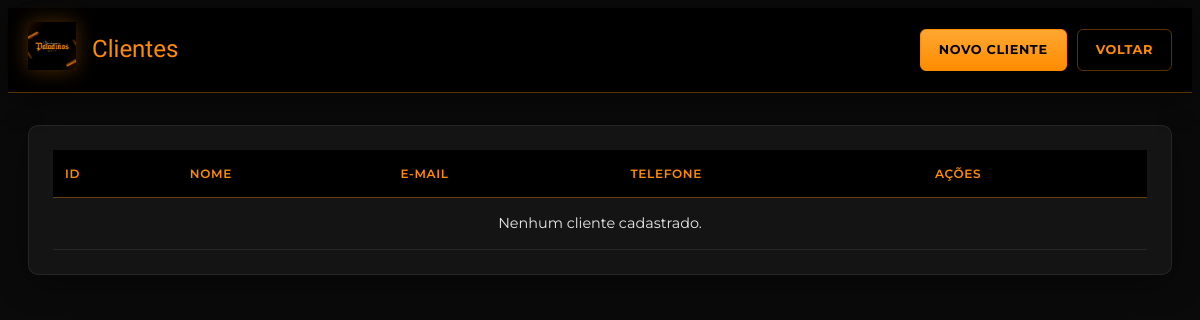
The page /admin/cliente/listar-cadastros.php on the database as committed earlier.
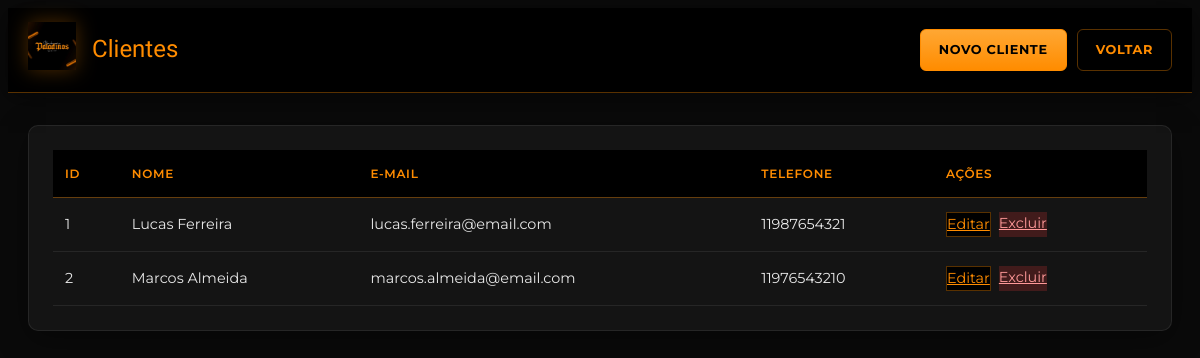
The same page on the database as committed later.
### tables this page shows
CREATE TABLE `usuarios` (
  `id` int(11) NOT NULL,
  `cliente` varchar(100) NOT NULL,
  `email` varchar(100) NOT NULL,
  `telefone` varchar(20) NOT NULL
);

### includes/site.php (called while the page is built, shortened)
<?php
    function urlBase(): string
    {
        $base = rtrim(str_replace('\\', '/', dirname($_SERVER['SCRIPT_NAME'] ?? '')), '/');
        return $base === '' ? '' : $base;
    }
    function urlAsset(string $path): string
    {
        return urlBase() . '/' . ltrim($path, '/');
    }

### admin/cliente/listar-cadastros.php (the view)
<?php
    require_once(__DIR__ . "/../conectaMYSQL.php");
?>
<!DOCTYPE html>
<html lang="pt-BR">
<head>
<?php
require_once dirname(__DIR__, 2) . '/includes/admin/bootstrap.php';
adminHead('Clientes');
?>
</head>
<body class="admin-body">
<?php
adminTopBar('Clientes', array (
  0 =>
  array (
    'url' => '?query=admin/cliente/cadastro-cliente',
    'label' => 'Novo cliente',
    'class' => 'admin-btn-primary',
  ),
  1 =>
  array (
    'url' => '?query=admin/cliente/painel-admin-cliente',
    'label' => 'Voltar',
    'class' => 'admin-btn-secondary',
  ),
));
adminPageOpen();
?>
    <div class="table-container">
        <table>
            <thead>
                <tr>
                    <th>ID</th>
                    <th>Nome</th>
                    <th>E-mail</th>
                    <th>Telefone</th>
                    <th>Ações</th>
                </tr>
            </thead>
            <tbody>
        <?php
            $sql = "SELECT * FROM usuarios";
            $resultado = mysqli_query($connect, $sql);
            if(mysqli_num_rows($resultado) > 0) {
                while($dados = mysqli_fetch_array($resultado)) {
                    echo "<tr>";
                    echo "<td>" . $dados['id'] . "</td>";
                    echo "<td>" . htmlspecialchars($dados['cliente']) . "</td>";
                    echo "<td>" . htmlspecialchars($dados['email']) . "</td>";
                    echo "<td>" . htmlspecialchars($dados['telefone']) . "</td>";
                    echo "<td class='actions-cell'>";
                    echo "<a href='?query=admin/cliente/cliente-form-editar&id=" . $dados['id'] . "' class='btn-edit'>Editar</a>";
                    echo "<a href='?query=admin/cliente/cliente-excluir&id=" . $dados['id'] . "' class='btn-delete'>Excluir</a>";
                    echo "</td>";
                    echo "</tr>";
                }
            } else {
                echo "<tr><td colspan='5' class='empty-message'>Nenhum cliente cadastrado.</td></tr>";
            }
        ?>
            </tbody>
        </table>
    </div>
<?php adminPageClose(); ?>
</body>
</html>

### includes/admin/bootstrap.php (shortened to what this page needs)
<?php
    require_once PROJECT_ROOT . '/includes/site.php';
    function adminHead(string $titulo): void
    {
        ?>
        <link rel="stylesheet" href="<?= htmlspecialchars(urlAsset('assets/css/paladinos-theme.css')) ?>">
        <link rel="stylesheet" href="<?= htmlspecialchars(urlAsset('assets/css/admin-paladinos.css')) ?>">
        <?php
    }
    function adminTopBar(string $titulo, array $acoes = [], ?string $subtitulo = null): void
    {
        ?>
        <header class="admin-topbar">
            <div class="admin-topbar-inner">
                <div class="admin-topbar-brand">
                    <a href="?query=admin/admin" class="admin-logo-link">
                        <img src="<?= htmlspecialchars(urlAsset(LOGO_PALADINOS)) ?>" alt="<?= htmlspecialchars(NOME_BARBEARIA) ?>" class="admin-logo-img">
                    </a>
                    <div class="admin-topbar-titles">
                        <h1 class="admin-topbar-title"><?= htmlspecialchars($titulo) ?></h1>
                    </div>
                </div>
                <?php if (!empty($acoes)): ?>
                    <nav class="admin-topbar-actions">
                        <?php foreach ($acoes as $acao): ?>
                            <a href="<?= htmlspecialchars($acao['url']) ?>" class="admin-btn <?= htmlspecialchars($acao['class'] ?? 'admin-btn-secondary') ?>">
                                <?= htmlspecialchars($acao['label']) ?>
                            </a>
                        <?php endforeach; ?>
                    </nav>
                <?php endif; ?>
            </div>
        </header>
        <?php
    }
    function adminPageOpen(string $largura = 'wide'): void
    {
        $classe = $largura === 'narrow' ? 'admin-main admin-main--narrow' : 'admin-main';
        echo '<main class="' . $classe . '">';
    }
    function adminPageClose(): void
    {
        echo '</main>';
    }
        ?>

Rows that differ between the two databases and show on the page:
added usuarios: id "1", cliente "Lucas Ferreira", email "lucas.ferreira@email.com", telefone "11987654321"
added usuarios: id "2", cliente "Marcos Almeida", email "marcos.almeida@email.com", telefone "11976543210"
Other text that changed with them:
text no longer shown: "Nenhum cliente cadastrado."
